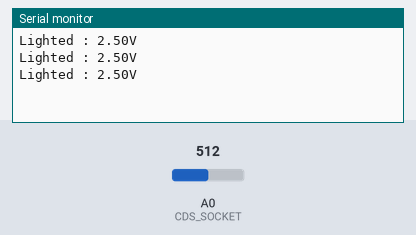
Bench run of a program on a simulated Arduino Uno, built with avr-gcc and run on an emulated ATmega328P. Shown: the last lines printed to the serial monitor. Inputs (shaded band) come from the test bench; at power-on: A0 (CDS_SOCKET) = 512.

Above: at 1.3 s.
1.4 s: A0 (CDS_SOCKET) set to 213
At 1.9 s:
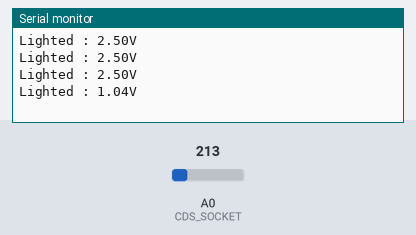
2.9 s: A0 (CDS_SOCKET) set to 190
At 3.4 s:
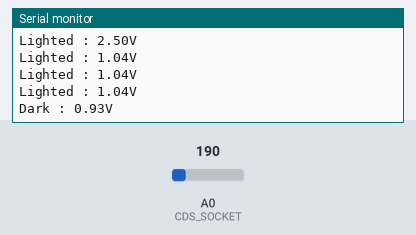

Measured:
- the behaviour switches between 205 and 204 on A0 (CDS_SOCKET) (found by bisection; images 1 and 2)
- after the input at 1.4 s, the serial monitor: prints a new line after 0.10 s (image 1)
- after the input at 2.9 s, the serial monitor: prints a new line after 0.10 s (image 2)

The program:

main.cpp
```cpp
// sketch name = PhotoResistor
// Outline:明るさを検知する

#include <Arduino.h>

int CDS_SOCKET = A0;

void setup() {
  Serial.begin( 9600 );
}

void loop() {
  int analog_val;
  float input_volt;
  String message = "";

  analog_val = analogRead( CDS_SOCKET );

  input_volt = float( analog_val ) * ( 5.0 / 1024.0 );
  if ( input_volt > 1.0 ){
      message = "Lighted : ";
    } else {
      message = "Dark : ";
  }

  Serial.print( message );
  Serial.print( input_volt );
  Serial.println( "V" );
  delay ( 500 );

}

/*
  参考
    福田和宏(著)これ1冊でできる！Arduinoではじめる電子工作 超入門 改訂第6版
    chapter5-4 P128

    Wikipediaより抜粋
      フォトレジスタ（英: photoresistor）とは、入射する光の強度が増加すると電気抵抗が低下する電子部品である。光依存性抵抗（LDR）や 光導電体、フォトセルとも呼ばれる。

      フォトレジスタは、高抵抗の半導体でできている。充分に周波数の高い光が素子に入ると、半導体に吸収された光子のエネルギーにより束縛電子が伝導帯に飛び込む。結果として生じる自由電子（と対になるホール）によって電流が流れ、電気抵抗が低くなる。

      硫化カドミウム (CdS) セルは、当たる光の量に従って抵抗値が変化する CdS の性質を利用している。セルに当たる光が多ければ、抵抗値は低くなる。シンプルな CdS セルでも、受光部が明るい時に約600Ω、暗い時に1～2MΩと、抵抗値の変化幅が広い。さらに、赤外線や可視光線や紫外線など、広範囲の波長の光に反応する。街灯を自動的にオン・オフさせるスイッチとしてよく使われている。熱追尾ミサイルで目標を探知するのに使われたこともある。低価格で、入手も容易であることから、販売店等においてもフォトレジスタという名称より「CdSセル」あるいは単に「CdS」という呼び名が一般化している
*/
```
